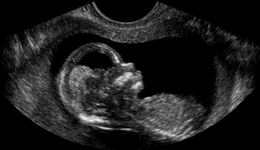
%> input picture images/foetus.pgm, 260 x 150 px, shrunk from 758 x 438 before the run, given in place of foetus.png, which was not available
$ octave imagefilterdemo.m   (GNU Octave 9; MATLAB toolbox functions it lacks are replaced by stand-ins)
%> lines starting %> are read from the running program, lines starting %| are printed output that depends on the picture; pictures that were not available may be replaced by others from this repository, and a replacement may not be noted
### filterimage.m
function [newImg, pre] = filterimage(img, f, se, edgemode)
%> called with edgemode = 'wrap'
%FILTERIMAGE Performs an arbitrary filtering operation on the given image
%
%   Inputs:
%
%   img - The image to be filtered
%
%   f - A handle to the filter function to be applied. This should
%   accept an array of inputs of arbitrary size (potentially with NaN
%   values) corresponding to the window and return a value for the
%   resulting pixel in the output image.
%
%   se - A structuring element, as an array of logical values (can be
%   defined manually or using the Neighbourhood property of a strel object)
%
%   edgemode - Specifies how to treat edges. Valid edge modes:
%   "discard"  Discards the edges entirely, cropping the image
%   "black"    Sets edge pixels to zero in the resulting image
%   "extend"   Duplicates the values at the edges to fill the window
%   "wrap"     Copies values from the opposite side of the image to fill
%              the window
%   "reflect"  Mirrors the pixel values along the borders to fill the
%              window
%
%   Outputs:
%
%   newImg - The resulting filtered image
%
%   pre - The image after pre-processing, but before the filter is applied

% Store image dimensions
% This should be done before pre-processing as we need the dimensions as
% given, not with padding
imgsize = size(img);
%> imgsize = [150 260]

% Convert logical structuring element to a numerical array of 1s and NaNs
% We're using NaN here because 0 could reasonably be a pixel in the image,
% so for non-square structuring elements we need a way to define which
% parts of the array are to be excluded
se = double(se); % Convert logicals to doubles
se(~se) = NaN; % Replace zeros with NaNs

%% Pre-processing

windowsize = size(se); % Store dimensions of structuring element
pad = floor(windowsize / 2); % Calculate padding amounts in x and y

if edgemode == "discard" || edgemode == "black" % Discard is special as it reduces the image size
    imgsize = imgsize - windowsize + 1;
end

newImg = zeros(imgsize);

switch edgemode
    case "discard"
        % No padding needed, discard reduces the image size
    case "black"
        % Padding done after the filter is applied
    case "extend"
        % Pad in x and then in y
        img = [repmat(img(1, :), pad(1), 1); img; repmat(img(end, :), pad(1), 1)];
        img = [repmat(img(:, 1), 1, pad(2)), img, repmat(img(:, end), 1, pad(2))];
    case "wrap"
        % Pad in x and then in y
        img = [img(end - pad(1) + 1 : end, :); img; img(1:pad(1), :)];
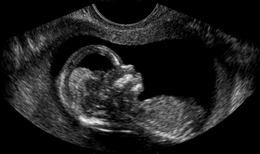
%> img: size 154x260 double; min 0, max 247, mean 29.6
        img = [img(:, end - pad(2) + 1 : end), img, img(:, 1:pad(2))];
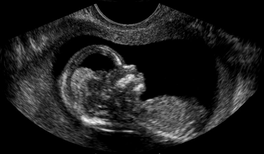
%> img: size 154x264 double; min 0, max 247, mean 29.1
    case "reflect"
        % Pad in x and then in y
        img = [flip(img(1:pad(1), :), 1); img; flip(img(end - pad(1) + 1 : end, :), 1)];
        img = [flip(img(:, 1:pad(2)), 2), img, flip(img(:, end - pad(2) + 1 : end), 2)];
    otherwise
        error("Invalid edge mode!");
end

pre = img; % Output pre-processed image for debugging / demonstration

%% Filtering

% Unlike the linear filter implementation, this generic one is done in the
% usual way of iterating through each image pixel in turn.

% For each pixel in the input image...
for x = 1:imgsize(1)
    for y = 1:imgsize(2)
        % Construct the window array with the actual values from the image,
        % but only if the structuring element has a 1 at that position
        % The nice thing about NaNs is that any calculation involving them
        % still results in NaN, so this is a one-liner
        window = se .* img(x : x + windowsize(1) - 1, y : y + windowsize(2) - 1);
        % Now process the neighbourhood defined above to get the value of
        % pixel (x, y) in the output image
        newImg(x, y) = f(window); % f is a handle to the filter function
    end
end
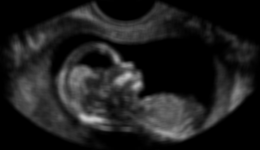
%> newImg: size 150x260 double; min 0, max 200.6, mean 30.4

%% Post-processing

% If edge mode is "black", pad the image back to original size with zeros
if edgemode == "black"
    oldImg = newImg;
    newImg = zeros(size(img));
    newImg(pad(1) + 1 : end - pad(1), pad(2) + 1 : end - pad(2)) = oldImg;
end

end

### filters/linearwindow.m
function v = linearwindow(neighbourhood, weights)
%LINEARWINDOW Linear filter with arbitrary window function
%   Performs a linear filtering operation using the given array
%   of weights, for use as a function handle input for the filterimage
%   function. This effectively serves as an adapter for using functions in
%   the linear_filters folder with the generalised filterimage function.

% Yet another good reason to use NaNs to define pixels outside the
% neighbourhood: the sum function has built-in support for excluding them
v = sum(neighbourhood .* weights, 'all', 'omitnan');

end

### linear_windows/gaussianblur.m
function window = gaussianblur(sigma)
%> called with sigma = 1
%GAUSSIANBLUR Gaussian blur filter (linear window)
%   Constructs a window of gaussian blur weights with standard deviation
%   sigma for use with linear filter functions. The window size is
%   calculated according to the rule of thumb n = 2 * ceil(3 * sigma) + 1.

n = 2 * ceil(3*sigma) + 1; % Calculate n as per rule of thumb from lectures
window = zeros([n, n]); % Initialise window matrix
d = floor(n/2);

% Calculate weight for each pixel in window
for x = -d : d
    for y = -d : d
        window(x + d + 1, y + d + 1) = exp(-(x^2 + y^2) / (2 * sigma^2));
    end
end

window = window / sum(window, 'all'); % Normalise to preserve overall brightness

end

### linearfilter.m
function [newImg, pre] = linearfilter(img, window, edgemode)
%> called with edgemode = 'wrap'
%LINEARFILTER Performs a linear filtering operation on the given image
%
%   Inputs:
%
%   img - The image to be filtered
%
%   window - The window function describing the filter to be applied;
%   should be an odd-sized square matrix. Various functions to generate
%   different types of windows are available, see the linear_windows
%   folder.
%
%   edgemode - Specifies how to treat edges. Valid edge modes:
%   "discard"  Discards the edges entirely, cropping the image
%   "black"    Sets edge pixels to zero in the resulting image
%   "extend"   Duplicates the values at the edges to fill the window
%   "wrap"     Copies values from the opposite side of the image to fill
%              the window
%   "reflect"  Mirrors the pixel values along the borders to fill the
%              window
%
%   Outputs:
%
%   newImg - The resulting filtered image
%
%   pre - The image after pre-processing, but before the filter is applied
%
% N.B. This implementation of linear filters uses vectorisation to make the
% code more efficient. Linear filter windows can also be converted to
% function handles using the linearwindow function for use with the
% generalised filter function, at the expense of vectorisation.

%% Pre-processing

d = size(window); % Store dimensions of window
pad = floor(d / 2); % Calculate padding amounts in x and y

if edgemode == "discard" || edgemode == "black" % Discard is special as it reduces the image size
    newImg = zeros(size(img) - d + 1);
else
    newImg = zeros(size(img));
end

switch edgemode
    case "discard"
        % No padding needed, discard reduces the image size
    case "black"
        % Padding done after the filter is applied
    case "extend"
        % Pad in x and then in y
        img = [repmat(img(1, :), pad(1), 1); img; repmat(img(end, :), pad(1), 1)];
        img = [repmat(img(:, 1), 1, pad(2)), img, repmat(img(:, end), 1, pad(2))];
    case "wrap"
        % Pad in x and then in y
        img = [img(end - pad(1) + 1 : end, :); img; img(1:pad(1), :)];
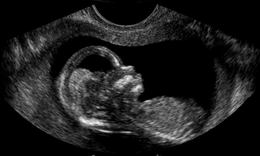
%> img: size 156x260 double; min 0, max 247, mean 29.2
        img = [img(:, end - pad(2) + 1 : end), img, img(:, 1:pad(2))];
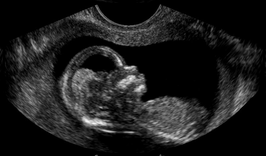
%> img: size 156x266 double; min 0, max 247, mean 28.6
    case "reflect"
        % Pad in x and then in y
        img = [flip(img(1:pad(1), :), 1); img; flip(img(end - pad(1) + 1 : end, :), 1)];
        img = [flip(img(:, 1:pad(2)), 2), img, flip(img(:, end - pad(2) + 1 : end), 2)];
    otherwise
        error("Invalid edge mode!");
end

pre = img; % Output pre-processed image for debugging / demonstration

%% Filtering

% Rather than looping through each pixel of the image, here we're looping
% through each element in the window, shifting the entire image accordingly
% and multiplying it by the weight at that position, and adding the result
% to the output. This can be thought of as stacking up copies of the image,
% with each one offset slightly from the others.

% In MATLAB, this is a much more efficient method as the number of loop
% iterations is equal to the number of elements in the window rather than
% the number of pixels in the image. However, it only works for linear
% filters because the positions in the window are processed sequentially,
% so filters such as ordered statistics cannot be done this way.

% For each element in the window...
for x = 1:d(1)
    for y = 1:d(2)
        % ... add a weighted, offset copy of the original to the output
        % This looks a bit convoluted (pun intended) but it's worth it!
        newImg = newImg + window(x, y) * img(x:end-d(1)+x, y:end-d(2)+y);
    end
end

%% Post-processing

% If edge mode is "black", pad the image back to original size with zeros
if edgemode == "black"
    oldImg = newImg;
    newImg = zeros(size(img));
    newImg(pad(1) + 1 : end - pad(1), pad(2) + 1 : end - pad(2)) = oldImg;
end

end

### linear_windows/meanblur.m
function window = meanblur(n)
%MEANBLUR Mean blur filter (linear window)
%   Constructs a window of mean blur weights of size n*n, where all weights
%   are equal and sum to 1, for use with linear filter functions.

window = ones([n, n]) / (n^2);

% 3x3 mean filter
% window = [
%     1/9, 1/9, 1/9;
%     1/9, 1/9, 1/9;
%     1/9, 1/9, 1/9
% ];

% 5x5 mean filter
% window = ones([5, 5]) / 25;

end

### filters/simplemedian.m
function v = simplemedian(neighbourhood)
%SIMPLEMEDIAN Median filter (basic, inefficient implementation)
%   Performs a simple (inefficient) median filtering operation, for use as
%   a function handle input for the filterimage function.

% This is pretty trivial but I've made it a separate function for
% consistency
v = median(neighbourhood, 'all', 'omitnan');

end

### demo_scripts/imagefilterdemo.m
%% Demonstration script for the generalised filter functions
% This script shows how most of the different filters can be used, displays
% a side-by-side comparison of all filters with the original image, and
% plots a graph of the run time for each filter.

clear; % Always clear the workspace!
close all;

%% Setup

% Add the relevant subfolders to the MATLAB path
addpath('images');
addpath('linear_windows');
addpath('filters');
addpath('matlabpgm');

% Read the image
%img = double(imread("nzjers1.jpg"));
img = double(imread("foetus.png"));

% [14 lines of commented-out code are left out]
figure("Name", "Image Filter Demo");
tiledlayout("flow", "TileSpacing", "none", "Padding", "compact");

runtimes = [];

%% Display original
nexttile;
imshow(uint8(img));
title("Original Image");

%% Gaussian blur with linear window adapter
% Demonstrates use of the linearwindow adapter to convert the linear
% filters for use with the generalised filtering function
nexttile;
window = meanblur(5);
se = ones(size(window));
tic;
newImg = filterimage(img, @(nh) linearwindow(nh, window), se, "wrap");
runtimes(end+1) = toc;
imshow(uint8(newImg));
title("Mean Blur, 5x5 square");

%% Gaussian blur with vectorised convolution
% Efficient implementation for comparison
% N.B. By definition, all linear filters have the same performance for a
% given mask size; Gaussian blur is used here as an example
nexttile;
window = gaussianblur(1);
tic;
newImg = linearfilter(img, window, "wrap");
runtimes(end+1) = toc;
imshow(uint8(newImg));
title("Gaussian Blur, \sigma = 1");

%% Simple median (inefficient)
nexttile;
se = ones(5);
tic;
newImg = filterimage(img, @simplemedian, se, "extend");
%> (the run ends here)
